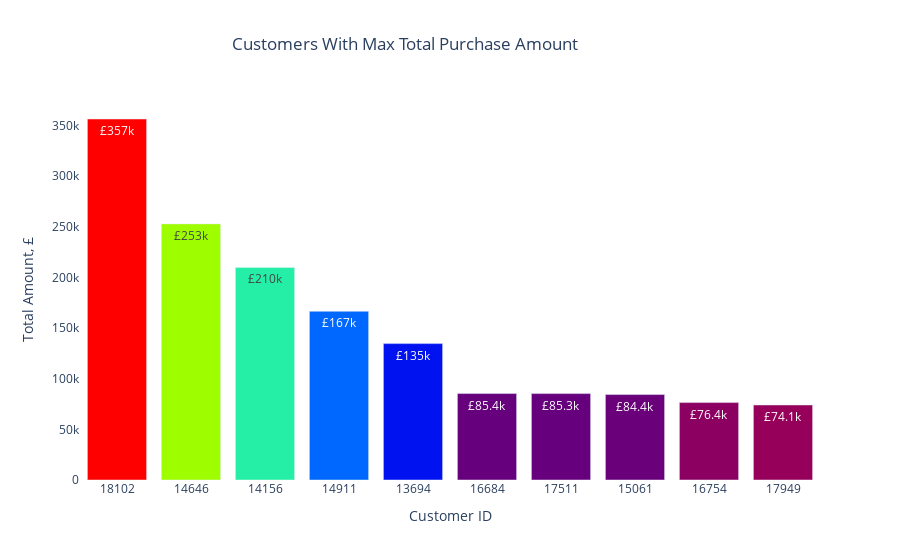

This figure's notebook cell:
### Code cell
fig = go.Figure(data=[
    go.Bar(name='Customers With Max Total Purchase Amount', 
           x=retail_customers_desc['Customer ID'].astype(str), 
           y=retail_customers_desc['Total'],
           marker_opacity=1,
           hovertext=retail_customers_desc['Country'],
           marker={'color': retail_customers_desc['Total'], 'colorscale': 'Rainbow'})
    ])

fig.update_traces(texttemplate='£%{y:.3s}', textposition='inside')

fig.update_layout(title='Customers With Max Total Purchase Amount',
                  title_x=0.45,
                  xaxis_title="Customer ID",
                  yaxis_title="Total Amount, £",
                  plot_bgcolor='white')
fig.show()

### Figure 1 — Plotly figure (JSON) as saved in the notebook; plotly's stock layout.template omitted (floating-point values rounded to 4 significant figures)
{"data": [{"hovertext": ["United Kingdom", "Netherlands", "EIRE", "EIRE", "United Kingdom", "United Kingdom", "United Kingdom", "United Kingdom", "United Kingdom", "United Kingdom"], "marker": {"color": [356600.0, 252900.0, 210000.0, 166600.0, 134700.0, 85370.0, 85320.0, 84410.0, 76440.0, 74090.0], "colorscale": [[0, "rgb(150,0,90)"], [0.125, "rgb(0,0,200)"], [0.25, "rgb(0,25,255)"], [0.375, "rgb(0,152,255)"], [0.5, "rgb(44,255,150)"], [0.625, "rgb(151,255,0)"], [0.75, "rgb(255,234,0)"], [0.875, "rgb(255,111,0)"], [1, "rgb(255,0,0)"]], "opacity": 1}, "name": "Customers With Max Total Purchase Amount", "textposition": "inside", "texttemplate": "£%{y:.3s}", "type": "bar", "x": ["18102", "14646", "14156", "14911", "13694", "16684", "17511", "15061", "16754", "17949"], "y": [356600.0, 252900.0, 210000.0, 166600.0, 134700.0, 85370.0, 85320.0, 84410.0, 76440.0, 74090.0]}], "layout": {"plot_bgcolor": "white", "title": {"text": "Customers With Max Total Purchase Amount", "x": 0.45}, "xaxis": {"title": {"text": "Customer ID"}}, "yaxis": {"title": {"text": "Total Amount, £"}}}}
